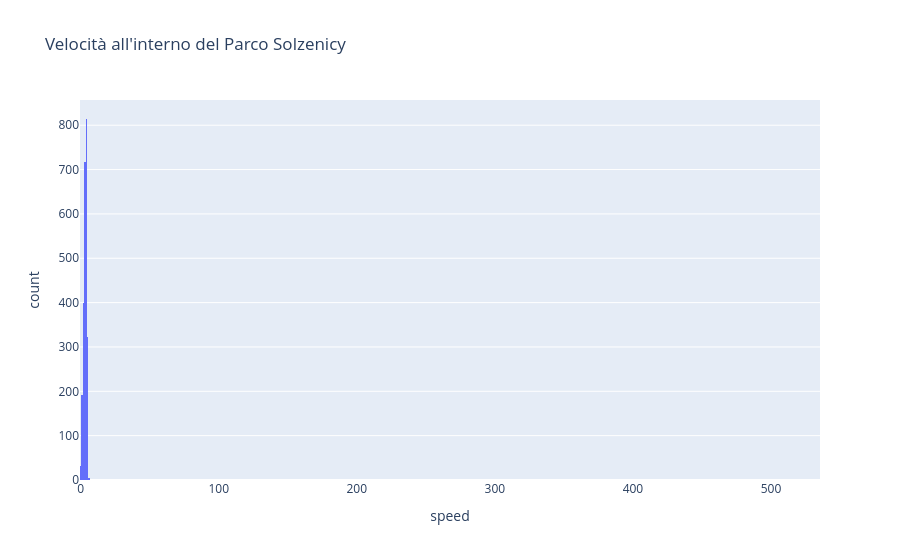

The notebook cell saved with this chart:
### Code cell
routes_inside_sol = compute_speed(solzenicy_park)
plot_distrib_speed(routes_inside_sol, 'Velocità all\'interno del Parco Solzenicy') # need to zoom-in with the lens (two weird outliers - cfr. below)

### Figure 1 — Plotly figure (JSON) as saved in the notebook; plotly's stock layout.template omitted (floating-point values rounded to 4 significant figures; data arrays with more than 128 entries replaced by an {"elided": "..."} marker saying what was removed)
{"data": [{"alignmentgroup": "True", "bingroup": "x", "hovertemplate": "speed=%{x}<br>count=%{y}<extra></extra>", "legendgroup": "", "marker": {"color": "#636efa", "pattern": {"shape": ""}}, "name": "", "offsetgroup": "", "orientation": "v", "showlegend": false, "type": "histogram", "x": {"elided": "2481 float values"}, "xaxis": "x", "yaxis": "y"}], "layout": {"barmode": "relative", "legend": {"tracegroupgap": 0}, "title": {"text": "Velocità all'interno del Parco Solzenicy"}, "xaxis": {"anchor": "y", "domain": [0, 1], "title": {"text": "speed"}}, "yaxis": {"anchor": "x", "domain": [0, 1], "title": {"text": "count"}}}}
